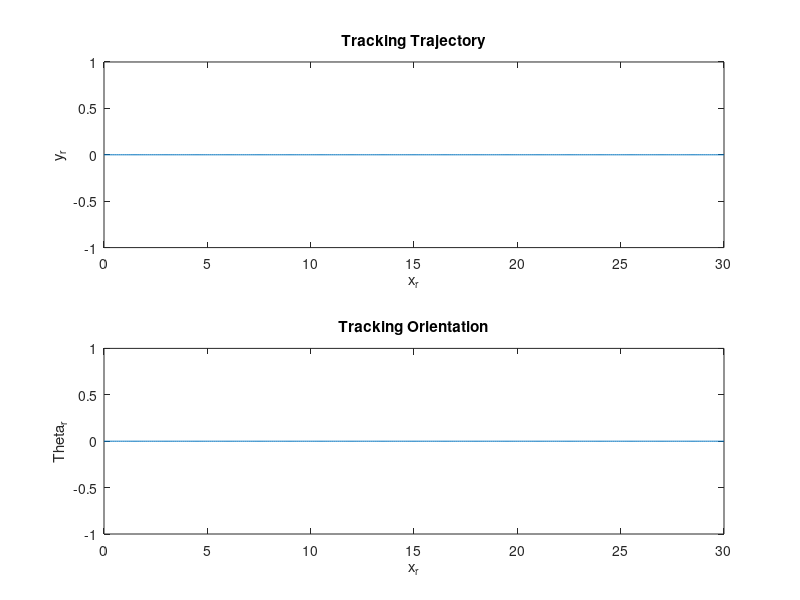

Recreate this plot in MATLAB. (Note: this script raises an error after producing the figure.)
close all
clear all
clc
%% Tracking trajectory generate
% Generate the trajectory
DeltaT = 0.1;
T_end = 30;
t = 0:DeltaT:T_end;
x_r = t;
y_r = zeros(size(x_r));
Theta_r = zeros(size(x_r));
% y_r = sin(0.01*x_r);
% Theta_r = cos(0.01*x_r);% geometry
% Theta_r = acosd(Theta_r);
% Plot the trajectory
figure('Name','Trajectory');
subplot(2,1,1);
plot(x_r,y_r);
title('Tracking Trajectory');
xlabel('x_r');
ylabel('y_r');
subplot(2,1,2);
plot(t,Theta_r);
title('Tracking Orientation');
xlabel('x_r');
ylabel('Theta_r');
%% System parameters
v = 1;
A = [1 1+v;1 1];
B = [0;1];
% Weight matrix for cost function
Q = eye(2);
R = 1;
%% Compute the LQ Controller
K = -dlqr(A,B,Q,R);
%% Set Constraint
% Constraint for tracking error
Fx = [eye(2);-eye(2)];
gx = [5 5 5 5]';
X=Polyhedron('A', Fx, 'b', gx);
% Constraint for control signal
Fu = [1;-1];
gu = [1;1];
U = Polyhedron('A',Fu,'b',gu);

Fc = [Fx; Fu*K];
gc = [gx; gu];
C=Polyhedron('A', Fc, 'b', gc);
%% Invarient Set Compute(Omega_Max)
Ac = A+B*K;
% Build the system
sys = LTISystem('A',Ac);
sys.x.with('setConstraint');
sys.x.setConstraint = C;
Omega = sys.invariantSet();
clear sys
%% C_N Computation
N = 10;
C0 = Omega;
figure('Name',"C_N Plot")
X.plot('color','b');
hold on
for i = 1:N
    Pre_C0 = Pre_Controlled_Compute(C0,A,B,U);
    C1 = Pre_C0 & X;
    if C1==C0
        fprintf('Maximum C_N found. Interation num:%d \n',i);
        break
    end
    C0 = C1;
end
C1.plot('color','y');
Omega.plot('color','r')
hold off
title('Controlled Invariant set');
xlabel('x_1');
ylabel('x_2');
legend('X','C_N','Omega');
CN = C1;
%% Improved IC with Minkowski
e0 = [-4.8;4]/1.9;
x_sys = [y_r(1);Theta_r(1)] + e0;
x_sys = [x_r(1);x_sys];

N = length(t);

e1 = zeros(1,N); e1(1) = e0(1);
e2 = zeros(1,N); e2(1) = e0(2);
u = zeros(1,N);
x_record = zeros(3,N);
for i=1:N-1
    s2 = linprog([1 0 0 0]',[-CN.b CN.A*B -CN.A*(A+B*K); Omega.b zeros(size(Omega.A,1),1) Omega.A ],[-CN.A*A*e0;Omega.b],[],[],[0 -gu(1) -inf -inf], [1 gu(2) inf inf]);
    u(i)=s2(2);

    x_record(:,i) = x_sys;
    x_sys = SysUpdate(x_sys,u(i),DeltaT);
    e1(i+1) = x_sys(2)-y_r(i+1); 
    e2(i+1) = x_sys(3)-Theta_r(i+1);
    e0 = [e1(i+1);e2(i+1)];
end
%%
figure('Name','System state and Reference');
subplot 311
stairs(t(1:N-1),x_record(1,1:N-1),'b');
hold on
stairs(t,x_r,'r');
hold off
xlabel('t')
ylabel('x')
legend('x','x_r')
subplot 312
stairs(t(1:N-1),x_record(2,1:N-1),'b');
hold on
stairs(t,y_r,'r');
hold off
xlabel('t')
ylabel('y')
legend('y','y_r')
subplot 313
stairs(t(1:N-1),x_record(3,1:N-1),'b');
hold on
stairs(t,Theta_r,'r');
hold off
xlabel('t')
ylabel('Theta')
legend('Theta','Theta_r')

figure('Name','Control u');
stairs(t,u,'b');
xlabel('t')
ylabel('u') 

% figure('Name','c-t');
% stairs(t,c,'linewidth',2)
% xlabel('t')
% ylabel('c')

figure('Name',"X trajectory");
CN.plot('color','y');
hold on
Omega.plot('color','r');
xlabel('x_1');
ylabel('x_2');
plot(e1,e2,'-*b');
hold off

function x = SysUpdate(x_0,u,T)
v = 1;
A = zeros(3);
A(2,3) = 1;
B = [1 0;0 0;0 1];
x = (eye(3)+v*A*T)*x_0 + T*B*[v;u]; 
end